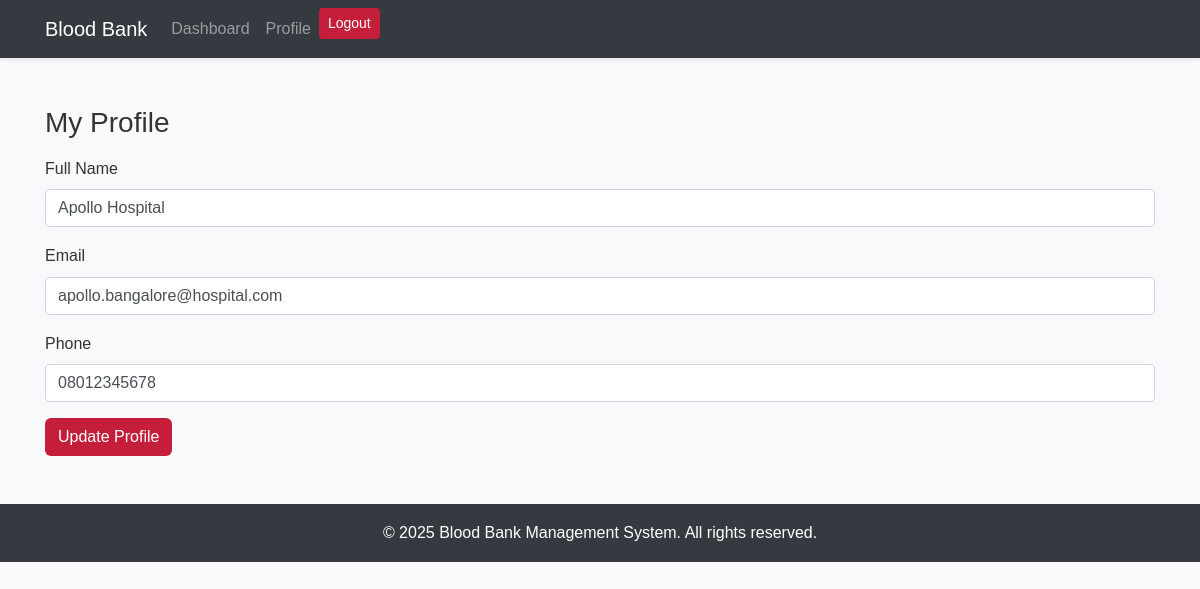
/user/profile.php (signed in), run on the app's committed database.
### tables this page shows
CREATE TABLE `users` (
  `user_id` int(11) NOT NULL AUTO_INCREMENT,
  `name` varchar(100) NOT NULL,
  `email` varchar(100) NOT NULL,
  `location` varchar(255) DEFAULT NULL,
  `password` varchar(255) NOT NULL,
  `role` enum('admin','hospital','user') NOT NULL,
  `hospital_id` int(11) DEFAULT NULL,
  `phone` varchar(15) DEFAULT NULL,
  `blood_group` varchar(3) DEFAULT NULL,
  `created_at` timestamp NOT NULL DEFAULT current_timestamp(),
  `status` enum('pending','approved','rejected') NOT NULL DEFAULT 'pending',
  `district` varchar(100) DEFAULT NULL,
  `blood_type` varchar(10) DEFAULT NULL,
  `latitude` decimal(10,8) DEFAULT NULL,
  `longitude` decimal(11,8) DEFAULT NULL,
  `dob` date DEFAULT NULL,
  `gender` varchar(10) DEFAULT NULL,
  `emergency_contact` varchar(15) DEFAULT NULL,
  `notes` text DEFAULT NULL,
  PRIMARY KEY (`user_id`),
  UNIQUE KEY `email` (`email`)
);

### user/profile.php (the view, shortened to what this page needs)
<?php
include "../includes/db.php";
$user_id = $_SESSION['user_id'];
$role = $_SESSION['role'];
$stmt = $conn->prepare("SELECT * FROM users WHERE user_id=?");
$stmt->bind_param("i", $user_id);
$stmt->execute();
$result = $stmt->get_result();
$user = $result->fetch_assoc();
?>
<!DOCTYPE html>
<html lang="en">
<head>
    <?php include "head.php"; ?>
    <link rel="stylesheet" href="../assets/css/bootstrap.min.css">
    <?php
    if ($role == 'user') echo '<link rel="stylesheet" href="../assets/css/user.css">';
    elseif ($role == 'hospital') echo '<link rel="stylesheet" href="../assets/css/hospital.css">';
    elseif ($role == 'admin') echo '<link rel="stylesheet" href="../assets/css/admin.css">';
    ?>
</head>
<body>
    <?php include "header.php"; ?>
    <div class="container mt-5">
        <h3>My Profile</h3>
        <form method="POST" class="mt-3">
            <div class="mb-3">
                <label class="form-label">Full Name</label>
                <input type="text" name="name" class="form-control" value="<?php echo $user['name']; ?>" required>
            </div>
            <div class="mb-3">
                <label class="form-label">Email</label>
                <input type="email" name="email" class="form-control" value="<?php echo $user['email']; ?>" required>
            </div>
            <div class="mb-3">
                <label class="form-label">Phone</label>
                <input type="text" name="phone" class="form-control" value="<?php echo $user['phone']; ?>">
            </div>
            <button type="submit" name="update" class="btn btn-custom">Update Profile</button>
        </form>
    </div>
    <?php include "footer.php"; ?>
</body>
</html>

### assets/css/style.css (style rules this page uses)
body, html { height: 100%; margin: 0; font-family: 'Segoe UI', Tahoma, Geneva, Verdana, sans-serif; }
input, select, textarea, button { outline: none !important; }
:root { --brand-red: #C41E3A; --brand-blue: #2C5F8B; --light-bg: #f9f9f9; --dark-text: #333; --radius-lg: 12px; --shadow-soft: 0 4px 10px rgba(0,0,0,0.08); }
body { font-family: "Segoe UI", Roboto, sans-serif; color: var(--dark-text); background: var(--light-bg); line-height: 1.6; }

### hospital/css/hospital.css (style rules this page uses)
body { background-color: #f8f9fa; font-family: 'Poppins', sans-serif; }
.btn-custom { background-color: #C41E3A; color: #fff; border-radius: 6px; transition: 0.3s; }

### data on the page
users: name "Apollo Hospital", email "apollo.bangalore@hospital.com", phone "08012345678"
